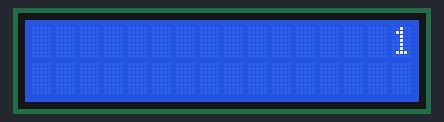
This sketch was run on a simulated Arduino Uno, built with avr-gcc and run on an emulated ATmega328P. On the bench: 16×2 character LCD. What the sketch prints to the serial monitor is not drawn.

Above: at 4.6 s.
At 8.6 s:
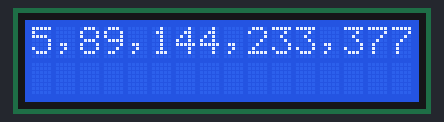
At 13.1 s:
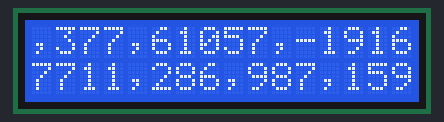
At 21.7 s:
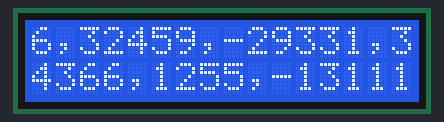
At 30.2 s:
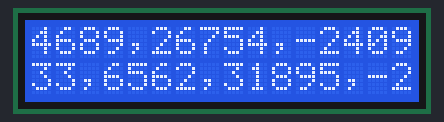
At 39.2 s:
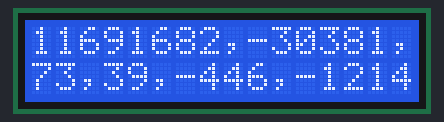

Measured:
- what the display in image 0 shows lasts 0.5 s, from 4.6 s to 5.1 s

The sketch:

Sequence_in_LCD.ino
```cpp
#include <LiquidCrystal.h>

LiquidCrystal lcd(12,11,5,4,3,2);
int t1=0;
int t2=1;

void setup() {
  // put your setup code here, to run once:
  lcd.begin(16,2);
  Serial.begin(9600);
}

void loop() {
  // put your main code here, to run repeatedly:
  int sum=t1+t2;

  lcd.autoscroll();
  lcd.print(sum);
  lcd.print(",");
  Serial.println(sum);

  delay(500);

  t1=t2;
  t2=sum;
}
```
